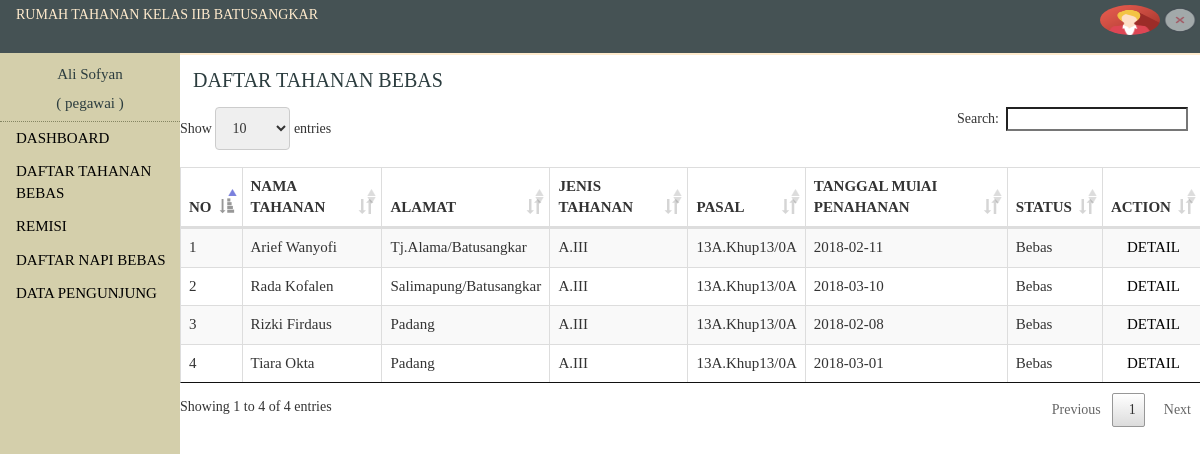
The page /?page=mhk (signed in) on the database its author committed.
### tables this page shows
CREATE TABLE `tahanan` (
  `idtahanan` int(11) NOT NULL,
  `jnstahanan` varchar(40) NOT NULL,
  `instansi` varchar(40) NOT NULL,
  `tglsrtpenahanan` date NOT NULL,
  `nosrtpenahanan` varchar(15) NOT NULL,
  `pasal` varchar(40) NOT NULL,
  `tglmasuk` date NOT NULL,
  `nosrtprpnjpenahann` varchar(15) NOT NULL,
  `tglsrprpnjpenahanan` date NOT NULL,
  `tglprtpnjangan` date NOT NULL,
  `tglpengalihan` date NOT NULL,
  `tglpembebasan` date NOT NULL,
  `tglpemindahan` date NOT NULL,
  `nopelimpahan` varchar(15) NOT NULL,
  `tglsrtpelimpahan` date NOT NULL,
  `tglsrtputusan` date NOT NULL,
  `status` varchar(30) NOT NULL,
  `idpenghuni` int(11) DEFAULT NULL,
  `nosrtpengalihan` varchar(15) DEFAULT NULL,
  `nosrtpemindahan` varchar(15) DEFAULT NULL,
  `nosrtputusan` varchar(15) DEFAULT NULL,
  `dialihkanke` varchar(15) DEFAULT NULL,
  `tglkeluar` date NOT NULL
);

CREATE TABLE `penghuni` (
  `idpenghuni` int(11) NOT NULL,
  `nmpenghuni` varchar(40) NOT NULL,
  `tgllahir` date NOT NULL,
  `tptlahir` varchar(40) NOT NULL,
  `jk` varchar(15) NOT NULL,
  `pekerjaan` varchar(40) NOT NULL,
  `pendidikan` varchar(40) NOT NULL,
  `alamat` varchar(40) NOT NULL,
  `agama` varchar(40) NOT NULL,
  `ket` varchar(40) NOT NULL
);

### view/mhk.php (the view, shortened to what this page needs)
<div class="JudulHal">DAFTAR TAHANAN BEBAS</div>
<div id="sia">
    <table class="table table-striped table-bordered data">
        <thead>
        <tr>
            <th>NO</th>
            <th>NAMA TAHANAN</th>
            <th>ALAMAT</th>
            <th>JENIS TAHANAN</th>
            <th>PASAL</th>
            <th>TANGGAL MUlAI PENAHANAN</th>
            <th>STATUS</th>
            <th>ACTION </th>
        </tr>
        </thead>
        <tbody>
        <?php
        $no =1;
        $sql =mysqli_query($conn,"SELECT * FROM tahanan, penghuni WHERE tahanan.idpenghuni=penghuni.idpenghuni AND tahanan.status='Bebas' order BY nmpenghuni ASC");
        while ($a =mysqli_fetch_array($sql)){
            echo "
            <tr>
            <td>$no</td>
            <td>$a[nmpenghuni]</td>
            <td>$a[alamat]</td>
            <td>$a[jnstahanan]</td>
            <td>$a[pasal]</td>
            <td>$a[tglmasuk]</td>
            <td>$a[status]</td>
            <td><a href='?page=detaitaananbebas&id=$a[idtahanan]'>DETAIL</td>
        </tr>
            ";$no++;
        }
        ?>
        </tbody>
    </table>
</div>
</div>
</div>

### css/stayle.css (style rules this page uses)
* { margin: 0; padding: 0; font-family: Calibri; }
#isi a { padding: 6px 8px 6px 16px; text-decoration: none; font-family: Batang; color: black; }
#sia { width: 100%; float: left; }
.JudulHal { color:#2b3c3e; font-family: "Britannic Bold"; font-size: 20px; padding-top: 1px; padding-left: 13px; margin-top: -11px; }
.data { font-size: 15px; }

### rows shown on the page
tahanan: idpenghuni.nmpenghuni "Arief Wanyofi", idpenghuni.alamat "Tj.Alama/Batusangkar", jnstahanan "A.III", pasal "13A.Khup13/0A", tglmasuk "2018-02-11", status "Bebas"
tahanan: idpenghuni.nmpenghuni "Rada Kofalen", idpenghuni.alamat "Salimapung/Batusangkar", jnstahanan "A.III", pasal "13A.Khup13/0A", tglmasuk "2018-03-10", status "Bebas"
tahanan: idpenghuni.nmpenghuni "Rizki Firdaus", idpenghuni.alamat "Padang", jnstahanan "A.III", pasal "13A.Khup13/0A", tglmasuk "2018-02-08", status "Bebas"
tahanan: idpenghuni.nmpenghuni "Tiara Okta", idpenghuni.alamat "Padang", jnstahanan "A.III", pasal "13A.Khup13/0A", tglmasuk "2018-03-01", status "Bebas"

### other values the page prints
$_SESSION['nama'] "Ali Sofyan"
$_SESSION['level'] "pegawai"
